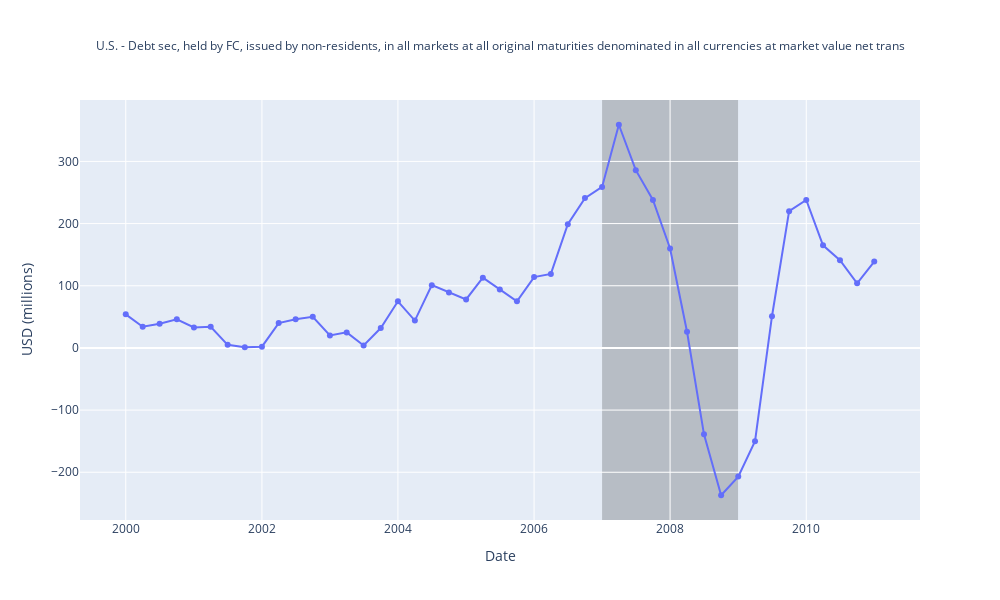

The cell this chart's notebook holds for it:
### Code cell
## Figure 2 - U.S. residents' holdings of foreign debt massively fell off - capital came home

df = data.get_debt_securities_data(
        freq='Q',
    reference_area=enums.Region.US,
    counterparty_area=enums.Region.CrossBorder,
    reporting_sector=enums.Sector.FinancialSector,
    counterparty_sector=enums.Sector.TotalEconomy,
    accounting_entry=enums.AccountingEntry.Assets,
    transaction_type=enums.TransactionType.Flows,
    instrument=enums.DebtInstrumentType.All,
    maturity=enums.Maturity.Total,
    unit_of_measure=enums.UnitOfMeasure.USD,
    currency_denomination=enums.CurrencyDenomination.All,
    valuation_method=enums.ValuationMethod.MarketValue
)

df['Trailing_4Q_Sum'] = df['Value'].rolling(window=4).sum()

import pandas as pd

df['Date'] = PeriodIndex(df['Date'], freq='Q')
start = Period('2000-Q1', freq='Q')
end = Period('2011-Q1', freq='Q')

# Filter rows between start and end (inclusive)

df = df[(df['Date'] >= start) & (df['Date'] <= end)]


plot_figure_trailing(df)

### Figure 1 — Plotly figure (JSON) as saved in the notebook; plotly's stock layout.template omitted (floating-point values rounded to 4 significant figures)
{"data": [{"mode": "lines+markers", "name": "test", "type": "scatter", "x": ["2000-01-01T00:00:00.000000000", "2000-04-01T00:00:00.000000000", "2000-07-01T00:00:00.000000000", "2000-10-01T00:00:00.000000000", "2001-01-01T00:00:00.000000000", "2001-04-01T00:00:00.000000000", "2001-07-01T00:00:00.000000000", "2001-10-01T00:00:00.000000000", "2002-01-01T00:00:00.000000000", "2002-04-01T00:00:00.000000000", "2002-07-01T00:00:00.000000000", "2002-10-01T00:00:00.000000000", "2003-01-01T00:00:00.000000000", "2003-04-01T00:00:00.000000000", "2003-07-01T00:00:00.000000000", "2003-10-01T00:00:00.000000000", "2004-01-01T00:00:00.000000000", "2004-04-01T00:00:00.000000000", "2004-07-01T00:00:00.000000000", "2004-10-01T00:00:00.000000000", "2005-01-01T00:00:00.000000000", "2005-04-01T00:00:00.000000000", "2005-07-01T00:00:00.000000000", "2005-10-01T00:00:00.000000000", "2006-01-01T00:00:00.000000000", "2006-04-01T00:00:00.000000000", "2006-07-01T00:00:00.000000000", "2006-10-01T00:00:00.000000000", "2007-01-01T00:00:00.000000000", "2007-04-01T00:00:00.000000000", "2007-07-01T00:00:00.000000000", "2007-10-01T00:00:00.000000000", "2008-01-01T00:00:00.000000000", "2008-04-01T00:00:00.000000000", "2008-07-01T00:00:00.000000000", "2008-10-01T00:00:00.000000000", "2009-01-01T00:00:00.000000000", "2009-04-01T00:00:00.000000000", "2009-07-01T00:00:00.000000000", "2009-10-01T00:00:00.000000000", "2010-01-01T00:00:00.000000000", "2010-04-01T00:00:00.000000000", "2010-07-01T00:00:00.000000000", "2010-10-01T00:00:00.000000000", "2011-01-01T00:00:00.000000000"], "y": [54.0, 34.0, 39.0, 46.0, 33.0, 34.0, 5.0, 1.0, 2.0, 40.0, 46.0, 50.0, 20.0, 25.0, 4.0, 32.0, 75.0, 44.0, 101.0, 89.0, 78.0, 113.0, 94.0, 75.0, 114.0, 119.0, 199.0, 241.0, 259.0, 359.0, 286.0, 238.0, 160.0, 26.0, -139.0, -237.0, -207.0, -150.0, 51.0, 220.0, 238.0, 165.0, 141.0, 104.0, 139.0]}], "layout": {"height": 600, "hovermode": "x unified", "legend": {"font": {"size": 8}, "orientation": "h", "title": {"text": "Series"}, "x": 0.5, "xanchor": "center", "y": -0.2, "yanchor": "top"}, "shapes": [{"fillcolor": "black", "layer": "below", "line": {"width": 0}, "opacity": 0.2, "type": "rect", "x0": "2007-01-01T00:00:00", "x1": "2008-12-31T00:00:00", "xref": "x", "y0": 0, "y1": 1, "yref": "paper"}], "title": {"font": {"size": 12}, "text": "U.S. - Debt sec, held by FC, issued by non-residents, in all markets at all original maturities denominated in all currencies at market value net trans", "x": 0.5, "xanchor": "center"}, "width": 1000, "xaxis": {"title": {"text": "Date"}}, "yaxis": {"autorange": true, "tickformat": ".0f", "title": {"text": "USD (millions)"}}}}
